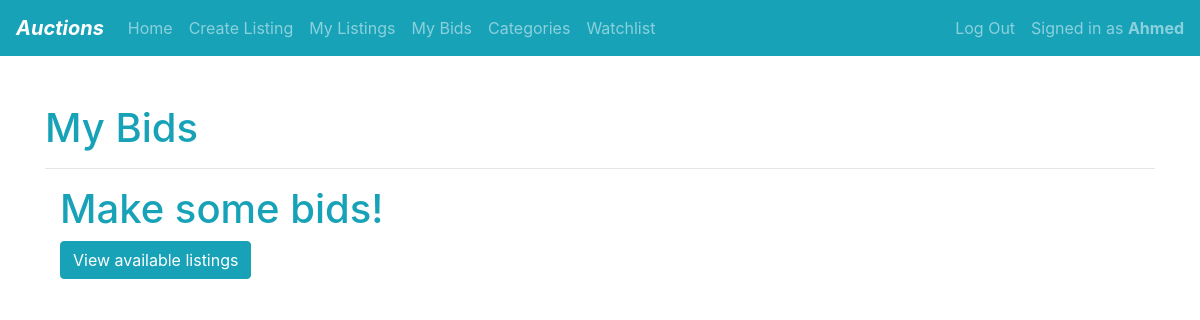
The app's page /my-bids/1 (signed in), older data.
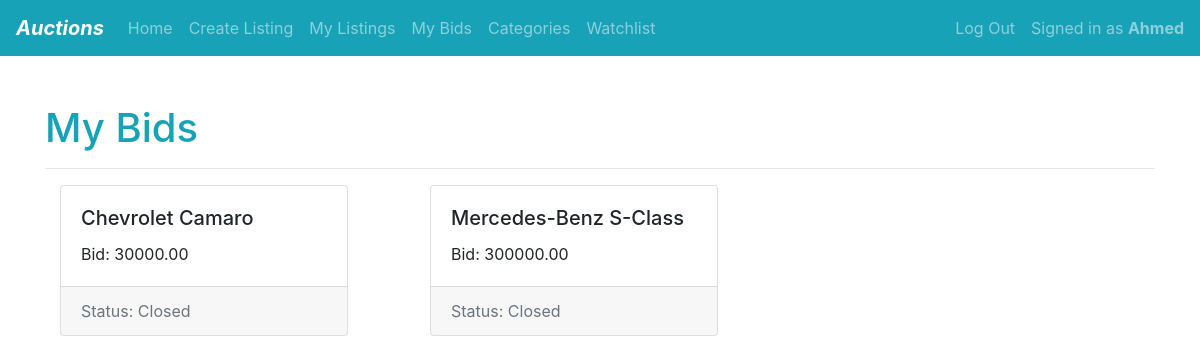
The same page, newer data.
### auctions/models.py (models this page shows, shortened)
class Bid(models.Model):
    bidder = models.ForeignKey(
        User, on_delete=models.CASCADE, related_name="bids")
    listing = models.ForeignKey(
        Listing, on_delete=models.CASCADE, related_name="bids")
    price = models.DecimalField(max_digits=20, decimal_places=2)

class Listing(models.Model):
    lister = models.ForeignKey(
        User, on_delete=models.CASCADE, related_name="listings")
    winner = models.ForeignKey(
        User, on_delete=models.SET_NULL, related_name="wins", null=True,blank=True)
    title = models.CharField(max_length=80)
    description = models.TextField()
    current_price = models.DecimalField(max_digits=20, decimal_places=2)
    image = models.ImageField(
         upload_to='images/', default=None, null=True, blank=True)
    category = models.ForeignKey(
        "Category", on_delete=models.SET_NULL, null=True, blank=True, related_name="listings")
    class Status(models.TextChoices):
        ACTIVE = 'a'
        CLOSED = 'c'
    status = models.CharField(
        max_length=1,
        choices=Status.choices,
        default=Status.ACTIVE, help_text="Listing Status")
    def get_absolute_url(self):
        return reverse('listing-detail', args=[str(self.id)])

### auctions/views.py (the view)
# urls.py: path("my-bids/<int:pk>",views.user_bids,name="user-bids"),
def user_bids(request, pk):
    bids = Bid.objects.filter(bidder=request.user)
    context = {"bids": bids}
    return render(request, "auctions/user_bids.html", context)

### auctions/templates/auctions/user_bids.html (shortened to what this page needs)
{% extends 'auctions/layout.html'%}
{% block heading%}
My Bids
{% endblock%}
{% block body%}
{{ block.super }}
<div class="container">
    {% for bid in bids %}
    {% if forloop.counter0|divisibleby:3 %} <div class="row"> {% endif %}
        <div class="col-md-12 col-lg-4 mb-4 ">
            <div class="card" style="width: 18rem;">
                <div class="card-body">
                    <h5 class="card-title">{{ bid.listing.title }}</h5>
                    <div class="card-text">Bid: {{bid.price}}</div>
                </div>
                <div class="card-footer text-muted">
                    Status: {{ bid.listing.get_status_display }}
                </div>
            </div>
        </div>
        {% if forloop.counter|divisibleby:3 or forloop.last %}
    </div>{% endif %}
    {% empty %}
    <h1 class="text-info">Make some bids!</h1>
    <a class="btn btn-info mb-3" href="{% url 'index' %}" role="button">View available listings</a>
    {% endfor %}
</div>
{% endblock%}

### auctions/templates/auctions/layout.html (shortened to what this page needs)
{% load static %}
<!DOCTYPE html>
<html lang="en">
<head>
    <link rel="stylesheet" href="https://stackpath.bootstrapcdn.com/bootstrap/4.4.1/css/bootstrap.min.css"
>
    <link href="{% static 'auctions/styles.css' %}" rel="stylesheet">
</head>
<body>
    <header>
        <nav class="navbar navbar-expand-lg navbar-fixed-top navbar-dark" style="background-color: #17A2B8;">
            <a href="{% url 'index'%}" class="navbar-brand text-white font-weight-bold font-italic">Auctions</a>
            <ul class="navbar-nav mr-auto">
                <li class="nav-item">
                    <a class="nav-link" href="{% url 'index' %}">Home <span class="sr-only">(current)</span></a>
                </li>
                {% if user.is_authenticated %}
                <li class="nav-item">
                    <a class="nav-link" href="{% url 'create' %}">Create Listing</a>
                </li>
                <li class="nav-item">
                    <a class="nav-link" href="{% url 'user-listings' user.id %}">My Listings</a>
                </li>
                <li class="nav-item">
                    <a class="nav-link" href="{% url 'user-bids' user.id%}">My Bids</a>
                </li>
                <li class="nav-item">
                    <a class="nav-link" href="{% url 'categories'%}">Categories</a>
                </li>
                <li class="nav-item">
                    <a class="nav-link" href="{% url 'user-bids' user.id%}">Watchlist</a>
                </li>
                {% endif%}
            </ul>
            <ul class="navbar-nav">
                {% if user.is_authenticated %}
                <li class="nav-item">
                    <a class="nav-link" href="{% url 'logout' %}">Log Out</a>
                </li>
                {% endif %}
            </ul>
            {% if user.is_authenticated %}
            <span class="navbar-text ml-2">
                Signed in as <strong>{{ user.get_username|title }}</strong>
                {% else %}
                <span class="navbar-text ml-2">
                    Not signed in
                </span>
                {% endif %}
        </nav>
    </header>
    <main>
        <div class="container">
            <div class="row py-5">
                <div class="col">
                    {% block body %}
                    <h1 class="text-info">{% block heading %}{% endblock %}</h1>
                    <hr>
                    {% endblock %}
                </div>
            </div>
        </div>
    </main>
</body>
</html>

Row changes from the older to the newer data that the page shows:
added Bid: listing "Chevrolet Camaro", price "30000.00", listing.status "Closed"
added Bid: listing "Mercedes-Benz S-Class", price "300000.00", listing.status "Closed"
Text that changed along with them:
text no longer shown: "Make some bids! View available listings"
